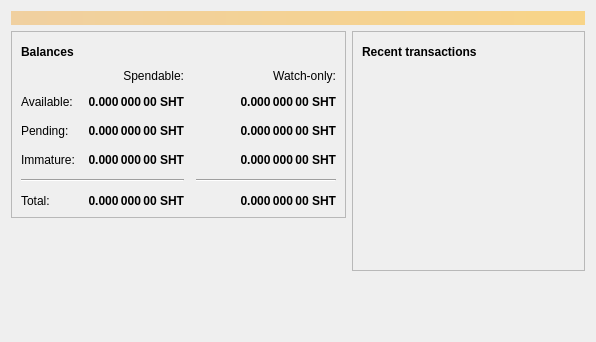
<?xml version="1.0" encoding="UTF-8"?>
<ui version="4.0">
 <class>OverviewPage</class>
 <widget class="QWidget" name="OverviewPage">
  <property name="geometry">
   <rect>
    <x>0</x>
    <y>0</y>
    <width>596</width>
    <height>342</height>
   </rect>
  </property>
  <property name="windowTitle">
   <string>Form</string>
  </property>
  <layout class="QVBoxLayout" name="topLayout">
   <item>
    <widget class="QLabel" name="labelAlerts">
     <property name="visible">
      <bool>false</bool>
     </property>
     <property name="styleSheet">
      <string notr="true">QLabel { background-color: qlineargradient(x1: 0, y1: 0, x2: 1, y2: 0, stop:0 #F0D0A0, stop:1 #F8D488); color:#000000; }</string>
     </property>
     <property name="wordWrap">
      <bool>true</bool>
     </property>
     <property name="margin">
      <number>3</number>
     </property>
     <property name="textInteractionFlags">
      <set>Qt::TextSelectableByMouse</set>
     </property>
    </widget>
   </item>
   <item>
    <layout class="QHBoxLayout" name="horizontalLayout" stretch="1,1">
     <item>
      <layout class="QVBoxLayout" name="verticalLayout_2">
       <item>
        <widget class="QFrame" name="frame">
         <property name="frameShape">
          <enum>QFrame::StyledPanel</enum>
         </property>
         <property name="frameShadow">
          <enum>QFrame::Raised</enum>
         </property>
         <layout class="QVBoxLayout" name="verticalLayout_4">
          <item>
           <layout class="QHBoxLayout" name="horizontalLayout_4">
            <item>
             <widget class="QLabel" name="label_5">
              <property name="font">
               <font>
                <weight>75</weight>
                <bold>true</bold>
               </font>
              </property>
              <property name="text">
               <string>Balances</string>
              </property>
             </widget>
            </item>
            <item>
             <widget class="QPushButton" name="labelWalletStatus">
              <property name="enabled">
               <bool>true</bool>
              </property>
              <property name="maximumSize">
               <size>
                <width>30</width>
                <height>16777215</height>
               </size>
              </property>
              <property name="toolTip">
               <string>The displayed information may be out of date. Your wallet automatically synchronizes with the ShitcoinDeLuxe network after a connection is established, but this process has not completed yet.</string>
              </property>
              <property name="text">
               <string/>
              </property>
              <property name="icon">
               <iconset resource="../bitcoin.qrc">
                <normaloff>:/icons/warning</normaloff>
                <disabledoff>:/icons/warning</disabledoff>:/icons/warning</iconset>
              </property>
              <property name="iconSize">
               <size>
                <width>24</width>
                <height>24</height>
               </size>
              </property>
              <property name="flat">
               <bool>true</bool>
              </property>
             </widget>
            </item>
            <item>
             <spacer name="horizontalSpacer_3">
              <property name="orientation">
               <enum>Qt::Horizontal</enum>
              </property>
              <property name="sizeHint" stdset="0">
               <size>
                <width>40</width>
                <height>20</height>
               </size>
              </property>
             </spacer>
            </item>
           </layout>
          </item>
          <item>
           <layout class="QGridLayout" name="gridLayout">
            <property name="spacing">
             <number>12</number>
            </property>
            <item row="2" column="2">
             <widget class="QLabel" name="labelWatchPending">
              <property name="font">
               <font>
                <weight>75</weight>
                <bold>true</bold>
               </font>
              </property>
              <property name="cursor">
               <cursorShape>IBeamCursor</cursorShape>
              </property>
              <property name="toolTip">
               <string>Unconfirmed transactions to watch-only addresses</string>
              </property>
              <property name="text">
               <string notr="true">0.000 000 00 SHT</string>
              </property>
              <property name="alignment">
               <set>Qt::AlignRight|Qt::AlignTrailing|Qt::AlignVCenter</set>
              </property>
              <property name="textInteractionFlags">
               <set>Qt::LinksAccessibleByMouse|Qt::TextSelectableByKeyboard|Qt::TextSelectableByMouse</set>
              </property>
             </widget>
            </item>
            <item row="2" column="1">
             <widget class="QLabel" name="labelUnconfirmed">
              <property name="font">
               <font>
                <weight>75</weight>
                <bold>true</bold>
               </font>
              </property>
              <property name="cursor">
               <cursorShape>IBeamCursor</cursorShape>
              </property>
              <property name="toolTip">
               <string>Total of transactions that have yet to be confirmed, and do not yet count toward the spendable balance</string>
              </property>
              <property name="text">
               <string notr="true">0.000 000 00 SHT</string>
              </property>
              <property name="alignment">
               <set>Qt::AlignRight|Qt::AlignTrailing|Qt::AlignVCenter</set>
              </property>
              <property name="textInteractionFlags">
               <set>Qt::LinksAccessibleByMouse|Qt::TextSelectableByKeyboard|Qt::TextSelectableByMouse</set>
              </property>
             </widget>
            </item>
            <item row="3" column="2">
             <widget class="QLabel" name="labelWatchImmature">
              <property name="font">
               <font>
                <weight>75</weight>
                <bold>true</bold>
               </font>
              </property>
              <property name="cursor">
               <cursorShape>IBeamCursor</cursorShape>
              </property>
              <property name="toolTip">
               <string>Mined balance in watch-only addresses that has not yet matured</string>
              </property>
              <property name="text">
               <string notr="true">0.000 000 00 SHT</string>
              </property>
              <property name="alignment">
               <set>Qt::AlignRight|Qt::AlignTrailing|Qt::AlignVCenter</set>
              </property>
              <property name="textInteractionFlags">
               <set>Qt::LinksAccessibleByMouse|Qt::TextSelectableByKeyboard|Qt::TextSelectableByMouse</set>
              </property>
             </widget>
            </item>
            <item row="4" column="0" colspan="2">
             <widget class="Line" name="line">
              <property name="orientation">
               <enum>Qt::Horizontal</enum>
              </property>
             </widget>
            </item>
            <item row="4" column="2">
             <widget class="Line" name="lineWatchBalance">
              <property name="sizePolicy">
               <sizepolicy hsizetype="Preferred" vsizetype="Fixed">
                <horstretch>0</horstretch>
                <verstretch>0</verstretch>
               </sizepolicy>
              </property>
              <property name="minimumSize">
               <size>
                <width>140</width>
                <height>0</height>
               </size>
              </property>
              <property name="orientation">
               <enum>Qt::Horizontal</enum>
              </property>
             </widget>
            </item>
            <item row="5" column="0">
             <widget class="QLabel" name="labelTotalText">
              <property name="text">
               <string>Total:</string>
              </property>
             </widget>
            </item>
            <item row="3" column="1">
             <widget class="QLabel" name="labelImmature">
              <property name="font">
               <font>
                <weight>75</weight>
                <bold>true</bold>
               </font>
              </property>
              <property name="cursor">
               <cursorShape>IBeamCursor</cursorShape>
              </property>
              <property name="toolTip">
               <string>Mined balance that has not yet matured</string>
              </property>
              <property name="text">
               <string notr="true">0.000 000 00 SHT</string>
              </property>
              <property name="alignment">
               <set>Qt::AlignRight|Qt::AlignTrailing|Qt::AlignVCenter</set>
              </property>
              <property name="textInteractionFlags">
               <set>Qt::LinksAccessibleByMouse|Qt::TextSelectableByKeyboard|Qt::TextSelectableByMouse</set>
              </property>
             </widget>
            </item>
            <item row="2" column="3">
             <spacer name="horizontalSpacer_2">
              <property name="orientation">
               <enum>Qt::Horizontal</enum>
              </property>
              <property name="sizeHint" stdset="0">
               <size>
                <width>40</width>
                <height>20</height>
               </size>
              </property>
             </spacer>
            </item>
            <item row="3" column="0">
             <widget class="QLabel" name="labelImmatureText">
              <property name="text">
               <string>Immature:</string>
              </property>
             </widget>
            </item>
            <item row="5" column="1">
             <widget class="QLabel" name="labelTotal">
              <property name="font">
               <font>
                <weight>75</weight>
                <bold>true</bold>
               </font>
              </property>
              <property name="cursor">
               <cursorShape>IBeamCursor</cursorShape>
              </property>
              <property name="toolTip">
               <string>Your current total balance</string>
              </property>
              <property name="text">
               <string notr="true">0.000 000 00 SHT</string>
              </property>
              <property name="alignment">
               <set>Qt::AlignRight|Qt::AlignTrailing|Qt::AlignVCenter</set>
              </property>
              <property name="textInteractionFlags">
               <set>Qt::LinksAccessibleByMouse|Qt::TextSelectableByKeyboard|Qt::TextSelectableByMouse</set>
              </property>
             </widget>
            </item>
            <item row="5" column="2">
             <widget class="QLabel" name="labelWatchTotal">
              <property name="font">
               <font>
                <weight>75</weight>
                <bold>true</bold>
               </font>
              </property>
              <property name="cursor">
               <cursorShape>IBeamCursor</cursorShape>
              </property>
              <property name="toolTip">
               <string>Current total balance in watch-only addresses</string>
              </property>
              <property name="text">
               <string notr="true">0.000 000 00 SHT</string>
              </property>
              <property name="alignment">
               <set>Qt::AlignRight|Qt::AlignTrailing|Qt::AlignVCenter</set>
              </property>
              <property name="textInteractionFlags">
               <set>Qt::LinksAccessibleByMouse|Qt::TextSelectableByKeyboard|Qt::TextSelectableByMouse</set>
              </property>
             </widget>
            </item>
            <item row="0" column="2">
             <widget class="QLabel" name="labelWatchonly">
              <property name="text">
               <string>Watch-only:</string>
              </property>
              <property name="alignment">
               <set>Qt::AlignRight|Qt::AlignTrailing|Qt::AlignVCenter</set>
              </property>
             </widget>
            </item>
            <item row="1" column="0">
             <widget class="QLabel" name="labelBalanceText">
              <property name="text">
               <string>Available:</string>
              </property>
             </widget>
            </item>
            <item row="1" column="1">
             <widget class="QLabel" name="labelBalance">
              <property name="font">
               <font>
                <weight>75</weight>
                <bold>true</bold>
               </font>
              </property>
              <property name="cursor">
               <cursorShape>IBeamCursor</cursorShape>
              </property>
              <property name="toolTip">
               <string>Your current spendable balance</string>
              </property>
              <property name="text">
               <string notr="true">0.000 000 00 SHT</string>
              </property>
              <property name="alignment">
               <set>Qt::AlignRight|Qt::AlignTrailing|Qt::AlignVCenter</set>
              </property>
              <property name="textInteractionFlags">
               <set>Qt::LinksAccessibleByMouse|Qt::TextSelectableByKeyboard|Qt::TextSelectableByMouse</set>
              </property>
             </widget>
            </item>
            <item row="1" column="2">
             <widget class="QLabel" name="labelWatchAvailable">
              <property name="font">
               <font>
                <weight>75</weight>
                <bold>true</bold>
               </font>
              </property>
              <property name="cursor">
               <cursorShape>IBeamCursor</cursorShape>
              </property>
              <property name="toolTip">
               <string>Your current balance in watch-only addresses</string>
              </property>
              <property name="text">
               <string notr="true">0.000 000 00 SHT</string>
              </property>
              <property name="alignment">
               <set>Qt::AlignRight|Qt::AlignTrailing|Qt::AlignVCenter</set>
              </property>
              <property name="textInteractionFlags">
               <set>Qt::LinksAccessibleByMouse|Qt::TextSelectableByKeyboard|Qt::TextSelectableByMouse</set>
              </property>
             </widget>
            </item>
            <item row="2" column="0">
             <widget class="QLabel" name="labelPendingText">
              <property name="text">
               <string>Pending:</string>
              </property>
             </widget>
            </item>
            <item row="0" column="1">
             <widget class="QLabel" name="labelSpendable">
              <property name="text">
               <string>Spendable:</string>
              </property>
              <property name="alignment">
               <set>Qt::AlignRight|Qt::AlignTrailing|Qt::AlignVCenter</set>
              </property>
             </widget>
            </item>
           </layout>
          </item>
         </layout>
        </widget>
       </item>
       <item>
        <spacer name="verticalSpacer">
         <property name="orientation">
          <enum>Qt::Vertical</enum>
         </property>
         <property name="sizeHint" stdset="0">
          <size>
           <width>20</width>
           <height>40</height>
          </size>
         </property>
        </spacer>
       </item>
      </layout>
     </item>
     <item>
      <layout class="QVBoxLayout" name="verticalLayout_3">
       <item>
        <widget class="QFrame" name="frame_2">
         <property name="frameShape">
          <enum>QFrame::StyledPanel</enum>
         </property>
         <property name="frameShadow">
          <enum>QFrame::Raised</enum>
         </property>
         <layout class="QVBoxLayout" name="verticalLayout">
          <item>
           <layout class="QHBoxLayout" name="horizontalLayout_2">
            <item>
             <widget class="QLabel" name="label_4">
              <property name="font">
               <font>
                <weight>75</weight>
                <bold>true</bold>
               </font>
              </property>
              <property name="text">
               <string>Recent transactions</string>
              </property>
             </widget>
            </item>
            <item>
             <widget class="QPushButton" name="labelTransactionsStatus">
              <property name="enabled">
               <bool>true</bool>
              </property>
              <property name="maximumSize">
               <size>
                <width>30</width>
                <height>16777215</height>
               </size>
              </property>
              <property name="toolTip">
               <string>The displayed information may be out of date. Your wallet automatically synchronizes with the ShitcoinDeLuxe network after a connection is established, but this process has not completed yet.</string>
              </property>
              <property name="text">
               <string/>
              </property>
              <property name="icon">
               <iconset resource="../bitcoin.qrc">
                <normaloff>:/icons/warning</normaloff>
                <disabledoff>:/icons/warning</disabledoff>:/icons/warning</iconset>
              </property>
              <property name="iconSize">
               <size>
                <width>24</width>
                <height>24</height>
               </size>
              </property>
              <property name="flat">
               <bool>true</bool>
              </property>
             </widget>
            </item>
            <item>
             <spacer name="horizontalSpacer">
              <property name="orientation">
               <enum>Qt::Horizontal</enum>
              </property>
              <property name="sizeHint" stdset="0">
               <size>
                <width>40</width>
                <height>20</height>
               </size>
              </property>
             </spacer>
            </item>
           </layout>
          </item>
          <item>
           <widget class="QListView" name="listTransactions">
            <property name="styleSheet">
             <string notr="true">QListView { background: transparent; }</string>
            </property>
            <property name="frameShape">
             <enum>QFrame::NoFrame</enum>
            </property>
            <property name="verticalScrollBarPolicy">
             <enum>Qt::ScrollBarAlwaysOff</enum>
            </property>
            <property name="horizontalScrollBarPolicy">
             <enum>Qt::ScrollBarAlwaysOff</enum>
            </property>
            <property name="selectionMode">
             <enum>QAbstractItemView::NoSelection</enum>
            </property>
           </widget>
          </item>
         </layout>
        </widget>
       </item>
       <item>
        <spacer name="verticalSpacer_2">
         <property name="orientation">
          <enum>Qt::Vertical</enum>
         </property>
         <property name="sizeHint" stdset="0">
          <size>
           <width>20</width>
           <height>40</height>
          </size>
         </property>
        </spacer>
       </item>
      </layout>
     </item>
    </layout>
   </item>
  </layout>
 </widget>
 <resources/>
 <connections/>
</ui>
